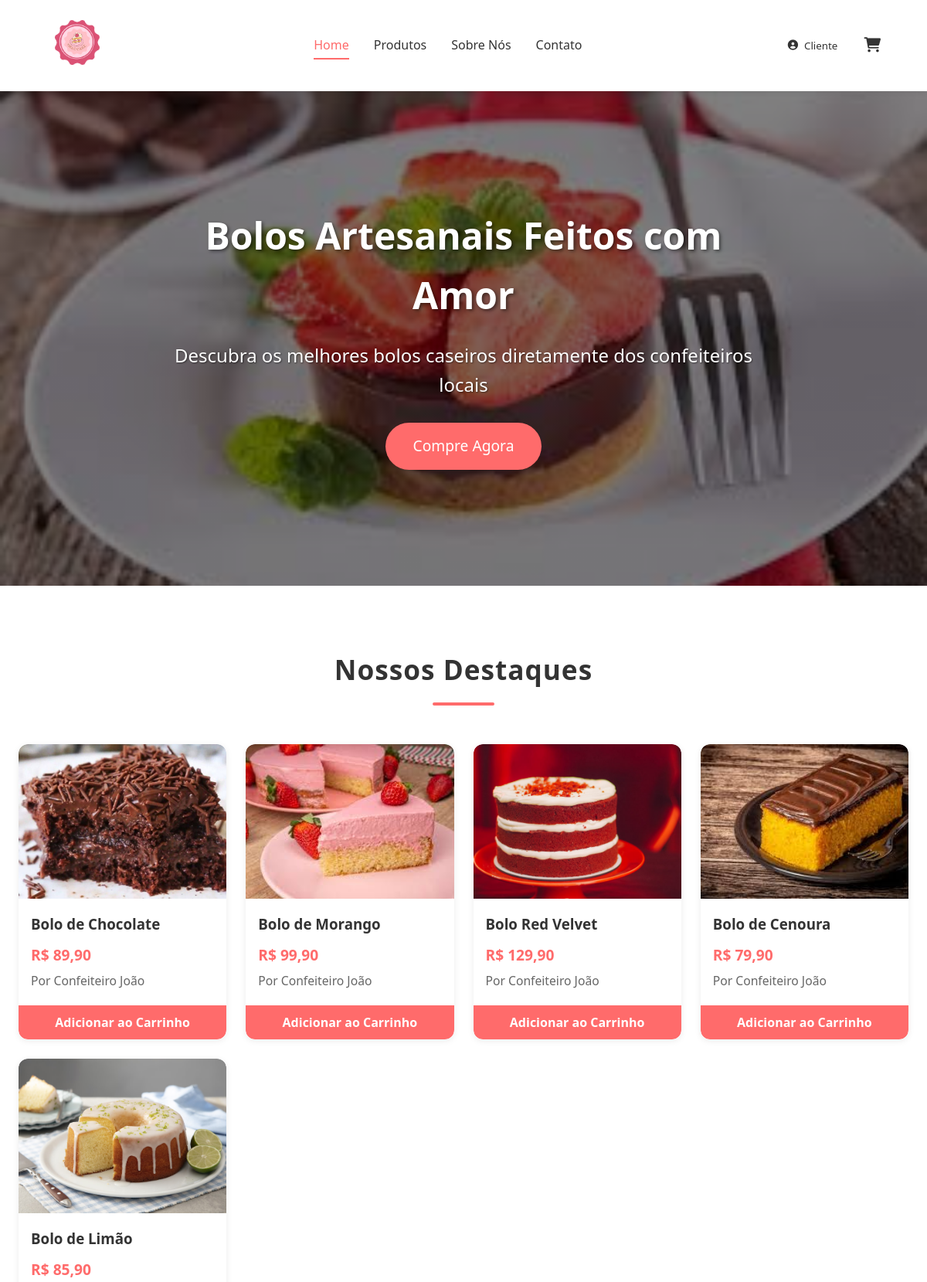
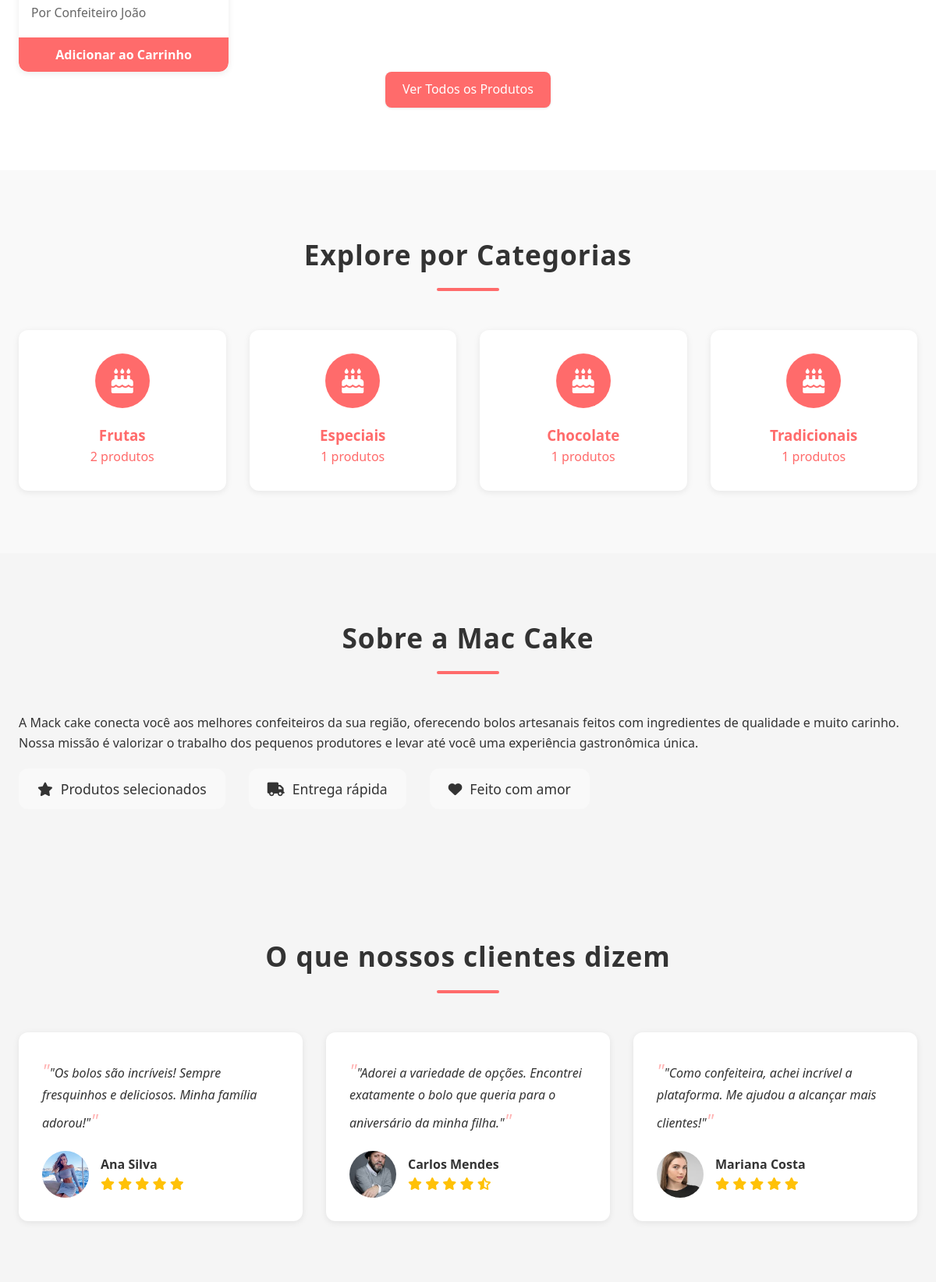
The page /index.php (signed in, upper part) on the database its author committed (2 pictures, top to bottom).
### tables this page shows
CREATE TABLE usuarios (
    id INT AUTO_INCREMENT PRIMARY KEY,
    nome VARCHAR(100) NOT NULL,
    email VARCHAR(100) NOT NULL UNIQUE,
    senha VARCHAR(255) NOT NULL,
    telefone VARCHAR(20),
    endereco TEXT,
    foto_perfil VARCHAR(255),
    tipo ENUM('cliente', 'vendedor', 'admin') DEFAULT 'cliente',
    data_cadastro DATETIME DEFAULT CURRENT_TIMESTAMP,
    data_atualizacao DATETIME ON UPDATE CURRENT_TIMESTAMP,
    ativo BOOLEAN DEFAULT TRUE,
    token_reset_senha VARCHAR(255),
    token_expira DATETIME,
    INDEX idx_email (email),
    INDEX idx_tipo (tipo)
);

CREATE TABLE produtos (
    id INT AUTO_INCREMENT PRIMARY KEY,
    vendedor_id INT NOT NULL,
    nome VARCHAR(100) NOT NULL,
    slug VARCHAR(100) NOT NULL UNIQUE,
    descricao TEXT,
    preco DECIMAL(10,2) NOT NULL,
    preco_promocional DECIMAL(10,2) DEFAULT NULL,
    categoria VARCHAR(50),
    imagem_principal VARCHAR(255) NOT NULL,
    imagens_adicionais JSON DEFAULT NULL,
    estoque INT DEFAULT 0,
    ingredientes TEXT,
    peso DECIMAL(10,2) COMMENT 'em gramas',
    tempo_preparo INT COMMENT 'em minutos',
    destaque TINYINT(1) DEFAULT 0,
    data_cadastro DATETIME DEFAULT CURRENT_TIMESTAMP,
    data_atualizacao DATETIME DEFAULT CURRENT_TIMESTAMP ON UPDATE CURRENT_TIMESTAMP,
    ativo TINYINT(1) DEFAULT 1,
    FOREIGN KEY (vendedor_id) REFERENCES usuarios(id) ON DELETE CASCADE,
    INDEX idx_vendedor (vendedor_id),
    INDEX idx_categoria (categoria),
    INDEX idx_destaque (destaque),
    INDEX idx_preco (preco),
    FULLTEXT INDEX ft_nome_descricao (nome, descricao)
);

### index.php (the view, shortened to what this page needs)
<?php
$db = new Database();
$conn = $db->connect();
$stmt = $conn->prepare("
    SELECT p.*, u.nome as vendedor_nome
    FROM produtos p
    JOIN usuarios u ON p.vendedor_id = u.id
    WHERE p.ativo = 1
    ORDER BY p.data_cadastro DESC
    LIMIT 8
");
$stmt->execute();
$featured_products = $stmt->fetchAll(PDO::FETCH_ASSOC);
$categories = $conn->query("
    SELECT categoria, COUNT(*) as total
    FROM produtos
    WHERE ativo = 1 AND categoria IS NOT NULL
    GROUP BY categoria
    ORDER BY total DESC
    LIMIT 6
")->fetchAll(PDO::FETCH_ASSOC);
?>
<!DOCTYPE html>
<html lang="pt-BR">
<head>
    <link rel="stylesheet" href="/assets/css/style.css">
    <link rel="stylesheet" href="https://cdnjs.cloudflare.com/ajax/libs/font-awesome/6.0.0-beta3/css/all.min.css">
</head>
<body>
    <?php include __DIR__ . '/includes/header.php'; ?>
    <main>
        <section class="hero">
            <div class="hero-content">
                <h1>Bolos Artesanais Feitos com Amor</h1>
                <p>Descubra os melhores bolos caseiros diretamente dos confeiteiros locais</p>
                <a href="/pages/products.php" class="btn btn-hero">Compre Agora</a>
            </div>
        </section>
        <section class="featured-section">
            <div class="container">
                <h2 class="section-title">Nossos Destaques</h2>
                <div class="products-grid">
                    <?php foreach ($featured_products as $product): ?>
                        <div class="product-card">
                            <a href="/pages/product_detail.php?id=<?= $product['id'] ?>">
                                <div class="product-image">
                                    <img src="/assets/images/uploads/products/<?= htmlspecialchars($product['imagem_principal']) ?>" alt="<?= htmlspecialchars($product['nome']) ?>">
                                </div>
                                <div class="product-info">
                                    <h3><?= htmlspecialchars($product['nome']) ?></h3>
                                    <p class="price">R$ <?= number_format($product['preco'], 2, ',', '.') ?></p>
                                    <p class="seller">Por <?= htmlspecialchars($product['vendedor_nome']) ?></p>
                                </div>
                            </a>
                            <button class="add-to-cart" data-id="<?= $product['id'] ?>" <?= $product['estoque'] <= 0 ? 'disabled' : '' ?>>
                                <?= $product['estoque'] <= 0 ? 'Esgotado' : 'Adicionar ao Carrinho' ?>
                            </button>
                        </div>
                    <?php endforeach; ?>
                </div>
                <div class="text-center">
                    <a href="/pages/products.php" class="btn">Ver Todos os Produtos</a>
                </div>
            </div>
        </section>
        <section class="categories-section">
            <div class="container">
                <h2 class="section-title">Explore por Categorias</h2>
                <div class="categories-grid">
                    <?php foreach ($categories as $category): ?>
                        <a href="/pages/products.php?category=<?= urlencode($category['categoria']) ?>" class="category-card">
                            <div class="category-icon">
                                <i class="fas fa-birthday-cake"></i>
                            </div>
                            <h3><?= htmlspecialchars($category['categoria']) ?></h3>
                            <p><?= $category['total'] ?> produtos</p>
                        </a>
                    <?php endforeach; ?>
                </div>
            </div>
        </section>
        <section class="about-section">
            <div class="container">
                <div class="about-content">
                    <div class="about-text">
                        <h2 class="section-title">Sobre a Mac Cake</h2>
                        <p>A Mack cake conecta você aos melhores confeiteiros da sua região, oferecendo bolos artesanais feitos com ingredientes de qualidade e muito carinho.</p>
                        <p>Nossa missão é valorizar o trabalho dos pequenos produtores e levar até você uma experiência gastronômica única.</p>
                        <div class="about-features">
                            <div class="feature">
                                <i class="fas fa-star"></i>
                                <span>Produtos selecionados</span>
                            </div>
                            <div class="feature">
                                <i class="fas fa-truck"></i>
                                <span>Entrega rápida</span>
                            </div>
                            <div class="feature">
                                <i class="fas fa-heart"></i>
                                <span>Feito com amor</span>
                            </div>
                        </div>
                    </div>
                </div>
            </div>
        </section>
        <section class="testimonials-section">
            <div class="container">
                <h2 class="section-title">O que nossos clientes dizem</h2>
                <div class="testimonials">
                    <div class="testimonial">
                        <div class="testimonial-content">
                            <p>"Os bolos são incríveis! Sempre fresquinhos e deliciosos. Minha família adorou!"</p>
                            <div class="testimonial-author">
                                <img src="/assets/images/testimonials/user1.jpg" alt="Ana Silva">
                                <div>
                                    <h4>Ana Silva</h4>
                                    <div class="stars">
                                        <i class="fas fa-star"></i>
                                        <i class="fas fa-star"></i>
                                        <i class="fas fa-star"></i>
                                        <i class="fas fa-star"></i>
                                        <i class="fas fa-star"></i>
                                    </div>
                                </div>
                            </div>
                        </div>
                    </div>
                    <div class="testimonial">
                        <div class="testimonial-content">
                            <p>"Adorei a variedade de opções. Encontrei exatamente o bolo que queria para o aniversário da minha filha."</p>
                            <div class="testimonial-author">
                                <img src="/assets/images/testimonials/user2.jpg" alt="Carlos Mendes">
                                <div>
                                    <h4>Carlos Mendes</h4>
                                    <div class="stars">
                                        <i class="fas fa-star"></i>
                                        <i class="fas fa-star"></i>
                                        <i class="fas fa-star"></i>
                                        <i class="fas fa-star"></i>
                                        <i class="fas fa-star-half-alt"></i>
                                    </div>
                                </div>
                            </div>
                        </div>
                    </div>
                    <div class="testimonial">
                        <div class="testimonial-content">
                            <p>"Como confeiteira, achei incrível a plataforma. Me ajudou a alcançar mais clientes!"</p>
                            <div class="testimonial-author">
                                <img src="/assets/images/testimonials/user3.jpg" alt="Mariana Costa">
                                <div>
                                    <h4>Mariana Costa</h4>
                                    <div class="stars">
                                        <i class="fas fa-star"></i>
                                        <i class="fas fa-star"></i>
                                        <i class="fas fa-star"></i>
                                        <i class="fas fa-star"></i>
                                        <i class="fas fa-star"></i>
                                    </div>
                                </div>
                            </div>
                        </div>
                    </div>
                </div>
            </div>
        </section>
    </main>
    <?php include __DIR__ . '/includes/footer.php'; ?>
</body>
</html>

### includes/header.php (shortened to what this page needs)
<?php
$db = new Database();
$conn = $db->connect();
$usuario = null;
if (isset($_SESSION['user_id'])) {
    $stmt = $conn->prepare("SELECT id, nome, email, foto_perfil, tipo FROM usuarios WHERE id = ?");
    $stmt->execute([$_SESSION['user_id']]);
    $usuario = $stmt->fetch(PDO::FETCH_ASSOC);
}
?>
<!DOCTYPE html>
<html lang="pt-BR">
<head>
    <link rel="stylesheet" href="/assets/css/style.css">
    <link rel="stylesheet" href="https://cdnjs.cloudflare.com/ajax/libs/font-awesome/6.0.0-beta3/css/all.min.css">
</head>
<body>
    <header class="header">
        <div class="header-container">
            <div class="logo">
                <a href="/">
                    <img src="/assets/images/logo/logo.png" alt="Cakee Market" width="150">
                </a>
            </div>
            <nav class="main-nav">
                <ul>
                    <li><a href="/" class="<?= basename($_SERVER['PHP_SELF']) == 'index.php' ? 'active' : '' ?>">Home</a></li>
                    <li><a href="/pages/products.php" class="<?= basename($_SERVER['PHP_SELF']) == 'products.php' ? 'active' : '' ?>">Produtos</a></li>
                    <li><a href="/pages/about.php" class="<?= basename($_SERVER['PHP_SELF']) == 'about.php' ? 'active' : '' ?>">Sobre Nós</a></li>
                    <li><a href="/pages/contact.php" class="<?= basename($_SERVER['PHP_SELF']) == 'contact.php' ? 'active' : '' ?>">Contato</a></li>
                </ul>
            </nav>
            <div class="header-icons">
                <?php if ($usuario): ?>
                    <div class="user-dropdown">
                        <button class="user-btn">
                            <?php if ($usuario['foto_perfil']): ?>
                                <img src="/assets/images/uploads/profiles/<?= htmlspecialchars($usuario['foto_perfil']) ?>" alt="<?= htmlspecialchars($usuario['nome']) ?>" class="user-avatar">
                            <?php else: ?>
                                <i class="fas fa-user-circle"></i>
                            <?php endif; ?>
                            <span class="user-name"><?= htmlspecialchars(explode(' ', $usuario['nome'])[0]) ?></span>
                        </button>
                    </div>
                <?php else: ?>
                    <a href="/pages/auth/login.php" class="auth-link"><i class="fas fa-sign-in-alt"></i> Entrar</a>
                    <a href="/pages/auth/register.php" class="auth-link"><i class="fas fa-user-plus"></i> Cadastrar</a>
                <?php endif; ?>
                <a href="/pages/cart.php" class="cart-icon">
                    <i class="fas fa-shopping-cart"></i>
                </a>
            </div>
        </div>
    </header>
    <main class="main-content">

### rows shown on the page
usuarios: nome "Cliente"
produtos: imagem_principal (picture), nome "Bolo de Chocolate", preco "89,90", vendedor.nome "Confeiteiro João", estoque "Adicionar ao Carrinho"
produtos: imagem_principal (picture), nome "Bolo de Morango", preco "99,90", vendedor.nome "Confeiteiro João", estoque "Adicionar ao Carrinho"
produtos: imagem_principal (picture), nome "Bolo Red Velvet", preco "129,90", vendedor.nome "Confeiteiro João", estoque "Adicionar ao Carrinho"
produtos: imagem_principal (picture), nome "Bolo de Cenoura", preco "79,90", vendedor.nome "Confeiteiro João", estoque "Adicionar ao Carrinho"
produtos: imagem_principal (picture), nome "Bolo de Limão", preco "85,90", vendedor.nome "Confeiteiro João", estoque "Adicionar ao Carrinho"

### other values the page prints
$category['categoria'] "Frutas"
$category['total'] "2"
$category['categoria'] "Especiais"
$category['total'] "1"
$category['categoria'] "Chocolate"
$category['categoria'] "Tradicionais"
